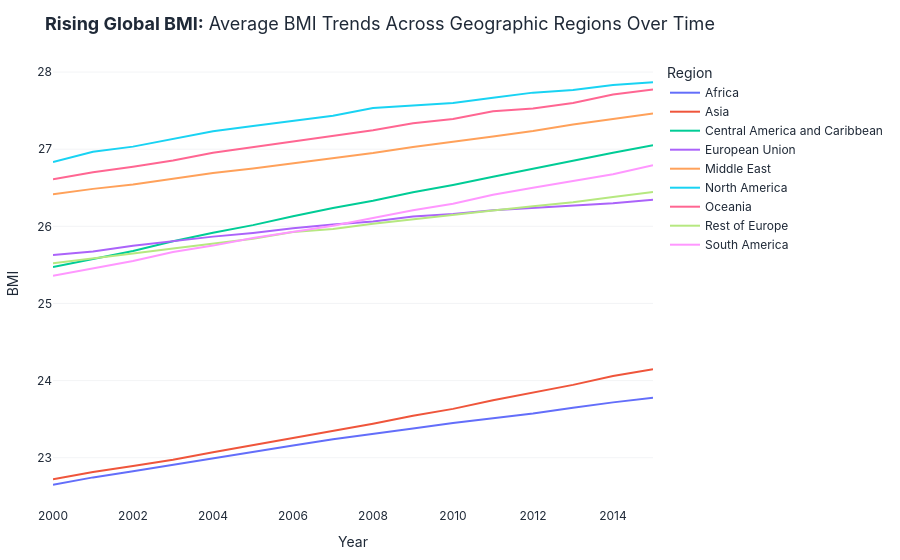

Write notebook code for a chart like this one.
### Code cell
# Q8: How has the national BMI distribution shifted over time per region?
bmi_region = df.groupby(['Year', 'Region'])['BMI'].mean().reset_index()
fig8 = px.line(
    bmi_region, x='Year', y='BMI', color='Region',
    title="<b>Rising Global BMI:</b> Average BMI Trends Across Geographic Regions Over Time"
)
apply_clean_theme(fig8)
fig8.show()

### Figure 1 — Plotly figure (JSON) as saved in the notebook; plotly's stock layout.template omitted (floating-point values rounded to 4 significant figures)
{"data": [{"hovertemplate": "Region=Africa<br>Year=%{x}<br>BMI=%{y}<extra></extra>", "legendgroup": "Africa", "line": {"color": "#636efa", "dash": "solid"}, "marker": {"symbol": "circle"}, "mode": "lines", "name": "Africa", "orientation": "v", "showlegend": true, "type": "scatter", "x": [2000, 2001, 2002, 2003, 2004, 2005, 2006, 2007, 2008, 2009, 2010, 2011, 2012, 2013, 2014, 2015], "xaxis": "x", "y": [22.65, 22.75, 22.83, 22.91, 23.0, 23.08, 23.16, 23.24, 23.31, 23.38, 23.45, 23.52, 23.57, 23.65, 23.72, 23.78], "yaxis": "y"}, {"hovertemplate": "Region=Asia<br>Year=%{x}<br>BMI=%{y}<extra></extra>", "legendgroup": "Asia", "line": {"color": "#EF553B", "dash": "solid"}, "marker": {"symbol": "circle"}, "mode": "lines", "name": "Asia", "orientation": "v", "showlegend": true, "type": "scatter", "x": [2000, 2001, 2002, 2003, 2004, 2005, 2006, 2007, 2008, 2009, 2010, 2011, 2012, 2013, 2014, 2015], "xaxis": "x", "y": [22.72, 22.81, 22.89, 22.97, 23.07, 23.16, 23.26, 23.34, 23.44, 23.54, 23.63, 23.74, 23.85, 23.94, 24.06, 24.15], "yaxis": "y"}, {"hovertemplate": "Region=Central America and Caribbean<br>Year=%{x}<br>BMI=%{y}<extra></extra>", "legendgroup": "Central America and Caribbean", "line": {"color": "#00cc96", "dash": "solid"}, "marker": {"symbol": "circle"}, "mode": "lines", "name": "Central America and Caribbean", "orientation": "v", "showlegend": true, "type": "scatter", "x": [2000, 2001, 2002, 2003, 2004, 2005, 2006, 2007, 2008, 2009, 2010, 2011, 2012, 2013, 2014, 2015], "xaxis": "x", "y": [25.47, 25.58, 25.68, 25.81, 25.92, 26.02, 26.13, 26.24, 26.33, 26.44, 26.54, 26.64, 26.75, 26.85, 26.95, 27.05], "yaxis": "y"}, {"hovertemplate": "Region=European Union<br>Year=%{x}<br>BMI=%{y}<extra></extra>", "legendgroup": "European Union", "line": {"color": "#ab63fa", "dash": "solid"}, "marker": {"symbol": "circle"}, "mode": "lines", "name": "European Union", "orientation": "v", "showlegend": true, "type": "scatter", "x": [2000, 2001, 2002, 2003, 2004, 2005, 2006, 2007, 2008, 2009, 2010, 2011, 2012, 2013, 2014, 2015], "xaxis": "x", "y": [25.63, 25.67, 25.75, 25.81, 25.87, 25.91, 25.97, 26.02, 26.06, 26.13, 26.16, 26.21, 26.24, 26.27, 26.3, 26.34], "yaxis": "y"}, {"hovertemplate": "Region=Middle East<br>Year=%{x}<br>BMI=%{y}<extra></extra>", "legendgroup": "Middle East", "line": {"color": "#FFA15A", "dash": "solid"}, "marker": {"symbol": "circle"}, "mode": "lines", "name": "Middle East", "orientation": "v", "showlegend": true, "type": "scatter", "x": [2000, 2001, 2002, 2003, 2004, 2005, 2006, 2007, 2008, 2009, 2010, 2011, 2012, 2013, 2014, 2015], "xaxis": "x", "y": [26.41, 26.49, 26.54, 26.61, 26.69, 26.75, 26.81, 26.88, 26.95, 27.03, 27.09, 27.16, 27.24, 27.32, 27.39, 27.46], "yaxis": "y"}, {"hovertemplate": "Region=North America<br>Year=%{x}<br>BMI=%{y}<extra></extra>", "legendgroup": "North America", "line": {"color": "#19d3f3", "dash": "solid"}, "marker": {"symbol": "circle"}, "mode": "lines", "name": "North America", "orientation": "v", "showlegend": true, "type": "scatter", "x": [2000, 2001, 2002, 2003, 2004, 2005, 2006, 2007, 2008, 2009, 2010, 2011, 2012, 2013, 2014, 2015], "xaxis": "x", "y": [26.83, 26.97, 27.03, 27.13, 27.23, 27.3, 27.37, 27.43, 27.53, 27.57, 27.6, 27.67, 27.73, 27.77, 27.83, 27.87], "yaxis": "y"}, {"hovertemplate": "Region=Oceania<br>Year=%{x}<br>BMI=%{y}<extra></extra>", "legendgroup": "Oceania", "line": {"color": "#FF6692", "dash": "solid"}, "marker": {"symbol": "circle"}, "mode": "lines", "name": "Oceania", "orientation": "v", "showlegend": true, "type": "scatter", "x": [2000, 2001, 2002, 2003, 2004, 2005, 2006, 2007, 2008, 2009, 2010, 2011, 2012, 2013, 2014, 2015], "xaxis": "x", "y": [26.61, 26.7, 26.77, 26.85, 26.95, 27.03, 27.1, 27.17, 27.25, 27.34, 27.39, 27.49, 27.53, 27.6, 27.71, 27.77], "yaxis": "y"}, {"hovertemplate": "Region=Rest of Europe<br>Year=%{x}<br>BMI=%{y}<extra></extra>", "legendgroup": "Rest of Europe", "line": {"color": "#B6E880", "dash": "solid"}, "marker": {"symbol": "circle"}, "mode": "lines", "name": "Rest of Europe", "orientation": "v", "showlegend": true, "type": "scatter", "x": [2000, 2001, 2002, 2003, 2004, 2005, 2006, 2007, 2008, 2009, 2010, 2011, 2012, 2013, 2014, 2015], "xaxis": "x", "y": [25.52, 25.58, 25.65, 25.71, 25.78, 25.84, 25.93, 25.97, 26.03, 26.09, 26.15, 26.21, 26.26, 26.31, 26.38, 26.45], "yaxis": "y"}, {"hovertemplate": "Region=South America<br>Year=%{x}<br>BMI=%{y}<extra></extra>", "legendgroup": "South America", "line": {"color": "#FF97FF", "dash": "solid"}, "marker": {"symbol": "circle"}, "mode": "lines", "name": "South America", "orientation": "v", "showlegend": true, "type": "scatter", "x": [2000, 2001, 2002, 2003, 2004, 2005, 2006, 2007, 2008, 2009, 2010, 2011, 2012, 2013, 2014, 2015], "xaxis": "x", "y": [25.36, 25.46, 25.55, 25.67, 25.75, 25.85, 25.93, 26.01, 26.11, 26.21, 26.29, 26.41, 26.5, 26.59, 26.68, 26.79], "yaxis": "y"}], "layout": {"font": {"color": "#1F2937", "family": "Inter, Arial, sans-serif"}, "legend": {"title": {"text": "Region"}, "tracegroupgap": 0}, "margin": {"b": 40, "l": 40, "r": 40, "t": 60}, "paper_bgcolor": "#FFFFFF", "plot_bgcolor": "#FFFFFF", "title": {"font": {"family": "Inter, Arial, sans-serif", "size": 18}, "text": "<b>Rising Global BMI:</b> Average BMI Trends Across Geographic Regions Over Time"}, "xaxis": {"anchor": "y", "domain": [0, 1], "showgrid": false, "title": {"text": "Year"}, "zeroline": false}, "yaxis": {"anchor": "x", "domain": [0, 1], "gridcolor": "#F3F4F6", "showgrid": true, "title": {"text": "BMI"}, "zeroline": false}}}
